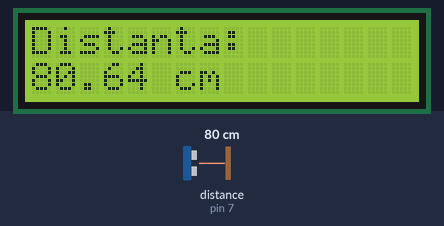
The sketch below on a simulated Arduino Uno, built with avr-gcc and run on an emulated ATmega328P. Parts: 16×2 character LCD. Wiring (inferred from the names in the program): ultrasonic range finder: trigger pin 9; echo pin 7. The test bench sets the inputs (shaded band); at power-on: distance to the obstacle (sensor on pin 7) 80 cm. The echo pulse lasts 58.3 µs per cm.

Above: at 1.2 s.
1.3 s: distance to the obstacle (sensor on pin 7) set to 60 cm
At 2.4 s:
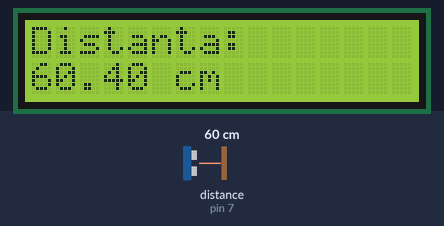
4.3 s: distance to the obstacle (sensor on pin 7) set to 2 cm
At 6.0 s:
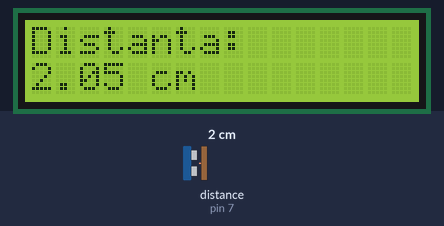
6.3 s: distance to the obstacle (sensor on pin 7) set to 35 cm
At 7.9 s:
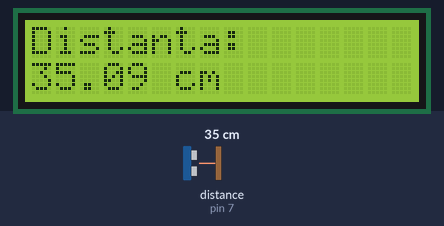
Timing chart, 0 to 9.4 s (numbered marks = the images above; inputs shaded):
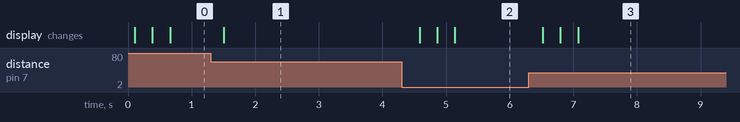

Measured:
- after the input at 1.3 s, the display: changes after 0.21 s (image 1)
- after the input at 4.3 s, the display: first changes after 0.29 s (image 2 shows a later state)
- after the input at 6.3 s, the display: first changes after 0.22 s (image 3 shows a later state)

The sketch:

sketch_dec08a.ino
```cpp
#include <Wire.h>
#include <LiquidCrystal_I2C.h>

LiquidCrystal_I2C lcd(0x27, 16, 2);

int trigPin=9;
int echoPin=7;
int myCounter=0;
float pingTime;
float targetDistance;
float speedOfSound=776.5;

void setup() {

Serial.begin(9600);
pinMode(trigPin, OUTPUT);
pinMode(echoPin, INPUT);
lcd.begin(16,2,LCD_5x10DOTS);
lcd.setCursor(0,0);
lcd.print("Distanta:");
}

void loop() {

  digitalWrite(trigPin, LOW);
  delayMicroseconds(2000);
  digitalWrite(trigPin, HIGH);
  delayMicroseconds(15);
  digitalWrite(trigPin, LOW);
  delayMicroseconds(10);

  pingTime = pulseIn(echoPin, HIGH);
  pingTime=pingTime/1000000;
  pingTime=pingTime/3600;
  targetDistance= speedOfSound * pingTime;
  targetDistance=targetDistance/2;
  targetDistance= targetDistance*160934,4;


  lcd.setCursor(0,1);
  lcd.print("                ");
  lcd.setCursor(0,1);
  lcd.print(targetDistance);
  lcd.print(" cm");
  delay(250);

}
```
